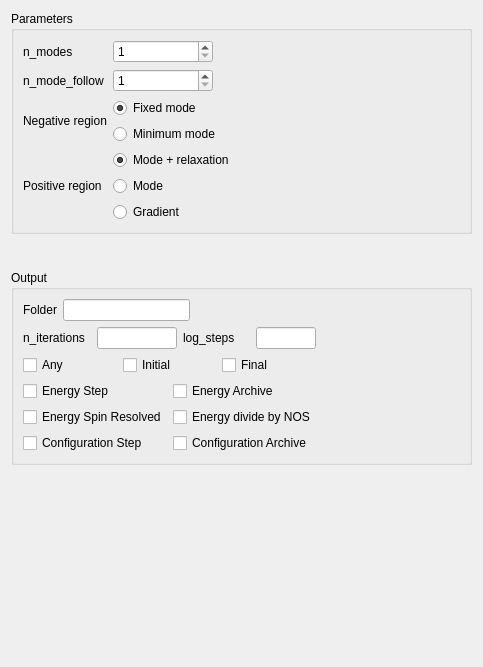
         <widget class="QWidget" name="page_2">
          <property name="geometry">
           <rect>
            <x>0</x>
            <y>0</y>
            <width>483</width>
            <height>667</height>
           </rect>
          </property>
          <attribute name="label">
           <string>MMF</string>
          </attribute>
          <layout class="QGridLayout" name="gridLayout_23">
           <item row="9" column="0">
            <spacer name="verticalSpacer_7">
             <property name="orientation">
              <enum>Qt::Vertical</enum>
             </property>
             <property name="sizeHint" stdset="0">
              <size>
               <width>20</width>
               <height>40</height>
              </size>
             </property>
            </spacer>
           </item>
           <item row="7" column="0">
            <spacer name="verticalSpacer_8">
             <property name="orientation">
              <enum>Qt::Vertical</enum>
             </property>
             <property name="sizeType">
              <enum>QSizePolicy::Fixed</enum>
             </property>
             <property name="sizeHint" stdset="0">
              <size>
               <width>20</width>
               <height>30</height>
              </size>
             </property>
            </spacer>
           </item>
           <item row="4" column="0">
            <widget class="QGroupBox" name="groupBox_6">
             <property name="title">
              <string>Parameters</string>
             </property>
             <layout class="QGridLayout" name="gridLayout_26">
              <item row="1" column="0">
               <widget class="QLabel" name="label_17">
                <property name="text">
                 <string>n_mode_follow</string>
                </property>
               </widget>
              </item>
              <item row="4" column="1">
               <layout class="QGridLayout" name="gridLayout_25">
                <item row="0" column="0">
                 <widget class="QRadioButton" name="radioButton_mmf_negative_fixed">
                  <property name="text">
                   <string>Fixed mode</string>
                  </property>
                  <property name="checked">
                   <bool>true</bool>
                  </property>
                  <attribute name="buttonGroup">
                   <string notr="true">buttonGroup</string>
                  </attribute>
                 </widget>
                </item>
                <item row="1" column="0">
                 <widget class="QRadioButton" name="radioButton_mmf_negative_minimum">
                  <property name="text">
                   <string>Minimum mode</string>
                  </property>
                  <attribute name="buttonGroup">
                   <string notr="true">buttonGroup</string>
                  </attribute>
                 </widget>
                </item>
               </layout>
              </item>
              <item row="1" column="1">
               <widget class="QSpinBox" name="spinBox_mmf_n_mode_follow">
                <property name="maximumSize">
                 <size>
                  <width>100</width>
                  <height>16777215</height>
                 </size>
                </property>
                <property name="minimum">
                 <number>1</number>
                </property>
                <property name="maximum">
                 <number>99999999</number>
                </property>
               </widget>
              </item>
              <item row="0" column="1">
               <widget class="QSpinBox" name="spinBox_mmf_n_modes">
                <property name="maximumSize">
                 <size>
                  <width>100</width>
                  <height>16777215</height>
                 </size>
                </property>
                <property name="minimum">
                 <number>1</number>
                </property>
                <property name="maximum">
                 <number>99999999</number>
                </property>
               </widget>
              </item>
              <item row="4" column="0">
               <widget class="QLabel" name="label_19">
                <property name="text">
                 <string>Negative region</string>
                </property>
               </widget>
              </item>
              <item row="5" column="1">
               <layout class="QGridLayout" name="gridLayout_24">
                <item row="0" column="0">
                 <widget class="QRadioButton" name="radioButton_mmf_positive_mode_relax">
                  <property name="text">
                   <string>Mode + relaxation</string>
                  </property>
                  <property name="checked">
                   <bool>true</bool>
                  </property>
                  <attribute name="buttonGroup">
                   <string notr="true">buttonGroup_2</string>
                  </attribute>
                 </widget>
                </item>
                <item row="1" column="0">
                 <widget class="QRadioButton" name="radioButton_mmf_positive_mode">
                  <property name="text">
                   <string>Mode</string>
                  </property>
                  <attribute name="buttonGroup">
                   <string notr="true">buttonGroup_2</string>
                  </attribute>
                 </widget>
                </item>
                <item row="2" column="0">
                 <widget class="QRadioButton" name="radioButton_mmf_positive_gradient">
                  <property name="text">
                   <string>Gradient</string>
                  </property>
                  <attribute name="buttonGroup">
                   <string notr="true">buttonGroup_2</string>
                  </attribute>
                 </widget>
                </item>
               </layout>
              </item>
              <item row="5" column="0">
               <widget class="QLabel" name="label_18">
                <property name="text">
                 <string>Positive region</string>
                </property>
               </widget>
              </item>
              <item row="0" column="0">
               <widget class="QLabel" name="label_16">
                <property name="text">
                 <string>n_modes</string>
                </property>
               </widget>
              </item>
              <item row="4" column="2">
               <spacer name="horizontalSpacer_121">
                <property name="orientation">
                 <enum>Qt::Horizontal</enum>
                </property>
                <property name="sizeHint" stdset="0">
                 <size>
                  <width>40</width>
                  <height>20</height>
                 </size>
                </property>
               </spacer>
              </item>
             </layout>
            </widget>
           </item>
           <item row="8" column="0">
            <widget class="QGroupBox" name="groupBox_7">
             <property name="title">
              <string>Output</string>
             </property>
             <layout class="QGridLayout" name="gridLayout_27">
              <item row="5" column="0">
               <layout class="QGridLayout" name="gridLayout_32">
                <item row="2" column="1">
                 <widget class="QCheckBox" name="checkBox_mmf_output_configuration_archive">
                  <property name="text">
                   <string>Configuration Archive</string>
                  </property>
                 </widget>
                </item>
                <item row="0" column="0">
                 <widget class="QCheckBox" name="checkBox_mmf_output_energy_step">
                  <property name="text">
                   <string>Energy Step</string>
                  </property>
                 </widget>
                </item>
                <item row="2" column="0">
                 <widget class="QCheckBox" name="checkBox_mmf_output_configuration_step">
                  <property name="text">
                   <string>Configuration Step</string>
                  </property>
                 </widget>
                </item>
                <item row="0" column="1">
                 <widget class="QCheckBox" name="checkBox_mmf_output_energy_archive">
                  <property name="text">
                   <string>Energy Archive</string>
                  </property>
                 </widget>
                </item>
                <item row="1" column="0">
                 <widget class="QCheckBox" name="checkBox_mmf_output_energy_spin_resolved">
                  <property name="text">
                   <string>Energy Spin Resolved</string>
                  </property>
                 </widget>
                </item>
                <item row="1" column="1">
                 <widget class="QCheckBox" name="checkBox_mmf_output_energy_divide">
                  <property name="text">
                   <string>Energy divide by NOS</string>
                  </property>
                 </widget>
                </item>
               </layout>
              </item>
              <item row="4" column="0">
               <layout class="QGridLayout" name="gridLayout_31">
                <item row="0" column="2">
                 <widget class="QCheckBox" name="checkBox_mmf_output_final">
                  <property name="text">
                   <string>Final</string>
                  </property>
                 </widget>
                </item>
                <item row="0" column="1">
                 <widget class="QCheckBox" name="checkBox_mmf_output_initial">
                  <property name="text">
                   <string>Initial</string>
                  </property>
                 </widget>
                </item>
                <item row="0" column="0">
                 <widget class="QCheckBox" name="checkBox_mmf_output_any">
                  <property name="text">
                   <string>Any</string>
                  </property>
                 </widget>
                </item>
               </layout>
              </item>
              <item row="3" column="0">
               <layout class="QGridLayout" name="gridLayout_28">
                <item row="0" column="0">
                 <widget class="QLabel" name="label_21">
                  <property name="text">
                   <string>n_iterations</string>
                  </property>
                 </widget>
                </item>
                <item row="0" column="2">
                 <widget class="QLabel" name="label_22">
                  <property name="text">
                   <string>log_steps</string>
                  </property>
                 </widget>
                </item>
                <item row="0" column="3">
                 <widget class="QLineEdit" name="lineEdit_mmf_output_log_steps">
                  <property name="maximumSize">
                   <size>
                    <width>60</width>
                    <height>16777215</height>
                   </size>
                  </property>
                 </widget>
                </item>
                <item row="0" column="1">
                 <widget class="QLineEdit" name="lineEdit_mmf_output_n_iterations">
                  <property name="maximumSize">
                   <size>
                    <width>80</width>
                    <height>16777215</height>
                   </size>
                  </property>
                 </widget>
                </item>
               </layout>
              </item>
              <item row="1" column="0">
               <layout class="QGridLayout" name="gridLayout_29">
                <item row="0" column="1">
                 <widget class="QLineEdit" name="lineEdit_mmf_output_folder"/>
                </item>
                <item row="0" column="0">
                 <widget class="QLabel" name="label_20">
                  <property name="text">
                   <string>Folder</string>
                  </property>
                 </widget>
                </item>
                <item row="0" column="2">
                 <spacer name="horizontalSpacer_15">
                  <property name="orientation">
                   <enum>Qt::Horizontal</enum>
                  </property>
                  <property name="sizeHint" stdset="0">
                   <size>
                    <width>40</width>
                    <height>20</height>
                   </size>
                  </property>
                 </spacer>
                </item>
               </layout>
              </item>
              <item row="1" column="1">
               <spacer name="horizontalSpacer_13">
                <property name="orientation">
                 <enum>Qt::Horizontal</enum>
                </property>
                <property name="sizeHint" stdset="0">
                 <size>
                  <width>40</width>
                  <height>20</height>
                 </size>
                </property>
               </spacer>
              </item>
             </layout>
            </widget>
           </item>
          </layout>
         </widget>
